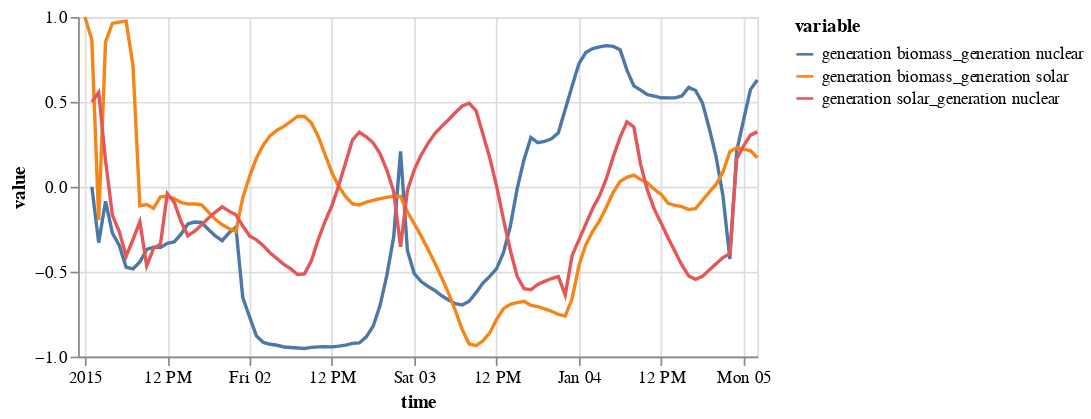

Here is the notebook cell this chart was saved with:
### Code cell
ts_corr[0:100].plot()

### Figure 1 — Vega specification as saved in the notebook (floating-point values rounded to 4 significant figures; data arrays with more than 128 entries replaced by an {"elided": "..."} marker saying what was removed)
{"$schema": "https://vega.github.io/schema/vega/v5.json", "data": [{"name": "source_0", "values": {"elided": "300 records"}, "transform": [{"type": "formula", "expr": "toDate(datum['time'])", "as": "time"}]}, {"name": "source_0_y_domain_value", "values": [{"min": -0.9524, "max": 1.0}]}, {"name": "source_0_color_domain_variable", "values": [{"variable": "generation biomass_generation nuclear"}, {"variable": "generation biomass_generation solar"}, {"variable": "generation solar_generation nuclear"}]}], "marks": [{"type": "group", "name": "layer_0_pathgroup", "from": {"facet": {"data": "source_0", "name": "faceted_path_layer_0_main", "groupby": ["variable"]}}, "encode": {"update": {"width": {"field": {"signal": null, "datum": null, "group": "width", "parent": null}}, "height": {"field": {"signal": null, "datum": null, "group": "height", "parent": null}}}}, "marks": [{"type": "line", "name": "layer_0_marks", "from": {"data": "faceted_path_layer_0_main"}, "sort": {"field": "x"}, "encode": {"update": {"x": {"field": "time", "scale": "x"}, "y": {"field": "value", "scale": "y"}, "stroke": {"field": "variable", "scale": "color"}, "defined": {"signal": "isValid(datum[\"time\"]) && isFinite(+datum[\"time\"]) && isValid(datum[\"value\"]) && isFinite(+datum[\"value\"])"}}}, "style": ["line"]}]}], "scales": [{"name": "x", "type": "time", "domain": {"data": "source_0", "field": "time"}, "range": [0, {"signal": "width"}]}, {"name": "y", "type": "linear", "domain": [{"signal": "(data(\"source_0_y_domain_value\")[0] || {}).min"}, {"signal": "(data(\"source_0_y_domain_value\")[0] || {}).max"}], "range": [{"signal": "height"}, 0], "zero": true, "nice": true}, {"name": "color", "type": "ordinal", "domain": {"data": "source_0_color_domain_variable", "field": "variable", "sort": true}, "range": "category"}], "axes": [{"scale": "x", "grid": true, "gridScale": "y", "maxExtent": 0, "orient": "bottom", "tickCount": {"signal": "ceil(width/40)"}, "minExtent": 0, "domain": false, "zindex": 0, "aria": false, "labels": false, "ticks": false}, {"scale": "y", "zindex": 0, "gridScale": "x", "minExtent": 0, "tickCount": {"signal": "ceil(height/40)"}, "labels": false, "grid": true, "aria": false, "maxExtent": 0, "domain": false, "ticks": false, "orient": "left"}, {"scale": "x", "labelOverlap": true, "orient": "bottom", "grid": false, "tickCount": {"signal": "ceil(width/40)"}, "zindex": 0, "title": "time", "labelFlush": true}, {"scale": "y", "title": "value", "labelOverlap": true, "grid": false, "orient": "left", "tickCount": {"signal": "ceil(height/40)"}, "zindex": 0}], "width": 400, "background": "white", "height": 200, "padding": 5, "style": "cell", "legends": [{"stroke": "color", "symbolType": "stroke", "title": "variable"}]}
